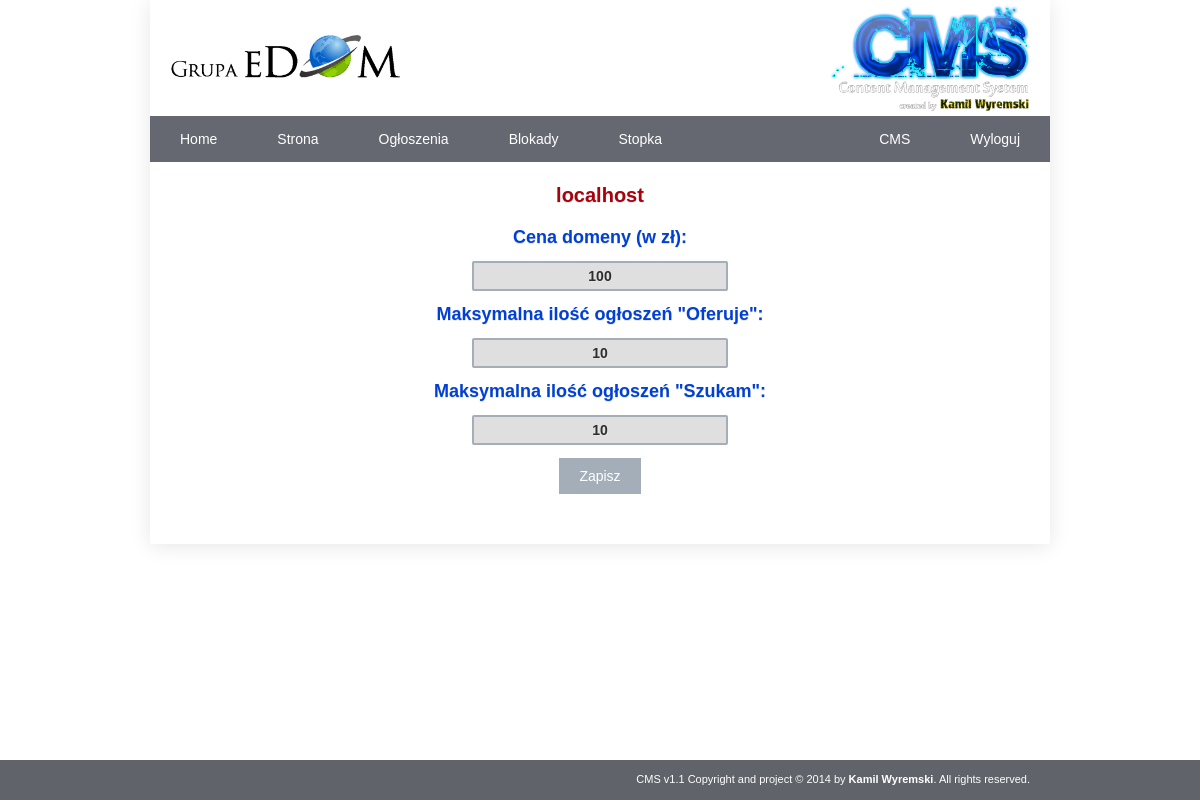
/strona/cms/index.php?strona (signed in), run on the app's committed database.
### tables this page shows
CREATE TABLE IF NOT EXISTS `settings` (
  `id` int(11) NOT NULL AUTO_INCREMENT,
  `price` int(11) DEFAULT NULL,
  `ads_0` int(11) DEFAULT NULL,
  `ads_1` int(11) DEFAULT NULL,
  PRIMARY KEY (`id`)
);

### strona/cms/index.php (called while the page is built, shortened)
<?php
 require_once('../lib/Smarty.class.php');
 $smarty = new Smarty();
 $smarty->template_dir = 'views';
 $smarty->compile_dir = 'tmp';
 $smarty->cache_dir = 'cache';
 $strona = 'index';
 if(isset($_SESSION['user_cms']) and isset($_SESSION['user_cms_p'])){
	$usern = mysql_query('select * from cms where login="'.$_SESSION['user_cms'].'" and password="'.$_SESSION['user_cms_p'].'"');
	while($dane = mysql_fetch_array($usern)){$user= $dane;}
	if(isset($user)){
		$smarty->assign("user", $user);
		if (isset($_GET['strona'])){
			$smarty->assign("serwer", $_SERVER['HTTP_HOST']);
			$se0 = mysql_query('select * from settings');
			while($dane = mysql_fetch_array($se0)){$settings = $dane;}
			$smarty->assign("settings", $settings);
			$strona = 'strona';
		}else if (isset($_GET['oferuje'])){
			if (isset($_POST['remove'])){
				mysql_query('delete from ads where id="'.($_POST['remove']).'"');
			}
			if (isset($_POST['add'])){
				mysql_query('update ads set status="1" where id="'.$_POST['add'].'"');
			}
			$ads_s0 = mysql_query('select * from ads where type="0" and status="0"');
			while($dane = mysql_fetch_array($ads_s0)){$ads_0[] = $dane;}
			if(isset($ads_0)){
				$smarty->assign("ads_0", $ads_0);
			}
			$ads_s1 = mysql_query('select * from ads where type="0" and status="1"');
			while($dane = mysql_fetch_array($ads_s1)){$ads_1[] = $dane;}
			if(isset($ads_1)){
				$smarty->assign("ads_1", $ads_1);
			}
			$smarty->assign("ads", "oferuje");
			$strona = 'ads';
		}else if (isset($_GET['szukam'])){
			if (isset($_POST['remove'])){
				mysql_query('delete from ads where id="'.($_POST['remove']).'"');
			}
			if (isset($_POST['add'])){
				mysql_query('update ads set status="1" where id="'.$_POST['add'].'"');
			}
			$ads_s0 = mysql_query('select * from ads where type="1" and status="0"');
			while($dane = mysql_fetch_array($ads_s0)){$ads_0[] = $dane;}
			if(isset($ads_0)){
				$smarty->assign("ads_0", $ads_0);
			}
			$ads_s1 = mysql_query('select * from ads where type="1" and status="1"');
			while($dane = mysql_fetch_array($ads_s1)){$ads_1[] = $dane;}
			if(isset($ads_1)){
				$smarty->assign("ads_1", $ads_1);
			}
			$smarty->assign("ads", "szukam");
			$strona = 'ads';
		}else if (isset($_GET['blokady'])){
			if (isset($_POST['remove'])){
				mysql_query('delete from ban where id="'.($_POST['remove']).'"');
			}
			if (isset($_POST['ban'])){
				mysql_query('insert into ban values(null, "'.$_POST['ban'].'", "'.time().'")');
			}
			$ban0 = mysql_query('select * from ban');
			while($dane = mysql_fetch_array($ban0)){$ban[] = $dane;}
			if(isset($ban)){
				$smarty->assign("ban", $ban);
			}
			$strona = 'blokady';
		}else if (isset($_GET['stopka'])){
			if (isset($_GET['seokatalogi'])){
				$foo = "0"; $smarty->assign("foo_nazwa", "Seokatalogi"); $smarty->assign("foo_type", 0);
			}else if (isset($_GET['kredyty'])){
				$foo = "1"; $smarty->assign("foo_nazwa", "Kredyty");$smarty->assign("foo_type", 1);
			}else if (isset($_GET['rozrywka'])){
				$foo = "2"; $smarty->assign("foo_nazwa", "Rozrywka");$smarty->assign("foo_type", 2);
			}else if (isset($_GET['bazy'])){
				$foo = "3"; $smarty->assign("foo_nazwa", "Bazy noclegowe");$smarty->assign("foo_type", 3);
			}else{
				$foo = "4"; $smarty->assign("foo_nazwa", "Inne");$smarty->assign("foo_type", 4);
			}
			$fo = mysql_query('select * from footer where type="'.$foo.'"');
			while($dane = mysql_fetch_array($fo)){$footer[] = $dane;}
			if (isset($footer)){
				$smarty->assign("footer", $footer);
			}
			$strona = 'stopka';
		}else if (isset($_GET['cms'])){
			$smarty->assign("login", $_SESSION['user_cms']);
			$smarty->assign("password", $_SESSION['user_cms_p']);
			$strona = 'cms';
		}else {
			$strona = 'home';
		}
	}else{
		unset($_SESSION['user_cms']);
	}
}
 $smarty->assign('strona',$strona);
 $smarty->display('index.tpl');
?>

### strona/cms/tmp/%%7B^7B9^7B96A463%%strona.html.php (the view, shortened to what this page needs)
	<div class="center">
	<h1><?php echo $this->_tpl_vars['serwer']; ?>
</h1>
	<h3>Cena domeny (w zł):</h3>
		<span class="red price"></span>
		<input class="input" type="text" name="cena" value="<?php echo $this->_tpl_vars['settings']['price']; ?>
" id="price" style="text-align:center"><br>
	<h3>Maksymalna ilość ogłoszeń "Oferuje":</h3>
		<span class="red max_0"></span>
		<input class="input" type="text" name="max_0" value="<?php echo $this->_tpl_vars['settings']['ads_0']; ?>
" id="max_0" style="text-align:center"><br>
	<h3>Maksymalna ilość ogłoszeń "Szukam":</h3>
		<span class="red max_1"></span>
		<input class="input" type="text" name="max_1" value="<?php echo $this->_tpl_vars['settings']['ads_1']; ?>
" id="max_1" style="text-align:center"><br>
		<a href="#" class="link_dodaj settings_link">Zapisz</a>
	</div>

### strona/cms/views/css/style.css (style rules this page uses)
* { margin: 0; padding: 0; text-decoration: none; }
body { font-family: 'Ubuntu', sans-serif; min-width:900px; position:relative; }
h1 { color: #a8020b; text-shadow: 0px 1px 0px #e5e5ee; font-size:20px; padding-bottom:10px; text-align:center; }
h3 { color: #0140d5; text-shadow: 0px 1px 0px #e5e5ee; font-size:18px; padding-bottom:5px;text-align:center; padding-top: 10px; }
.center { width:100%; text-align:center; }
.input { font-weight:bold; font-size:14px; width:240px; background-color: #dfdfdf; border: solid 2px #a4aeb9; border-radius: 2px; color: #2E2E2E; padding: 5px 6px; text-shadow: 1px 1px rgba(255, 255, 255, 0.2); margin: 3px; }
.link_dodaj { display:inline-block; padding: 10px 20px; margin-top:10px; background-color: #a4aeb9; color:white; font-size:14px; cursor:pointer; }
.red { font-size:12px; color: red; display:block; padding-bottom:5px; }

### data on the page
settings: cena "100", max_0 "10", max_1 "10"

### other printed values
$this->_tpl_vars['serwer'] "localhost"
